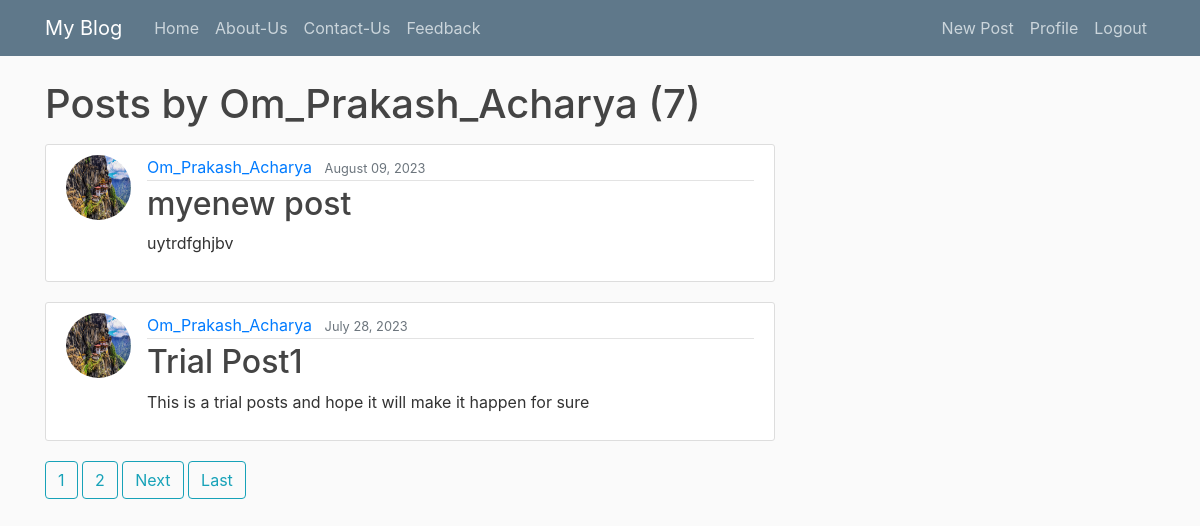
The app's page /user/Om_Prakash_Acharya with its own data.
### blog/models.py (models this page shows, shortened)
class Post(models.Model): # database will now have the table called the post and inside the post, one of the fieds that table will have will be the title.
    title=models.CharField(max_length=100)
    content=models.TextField()
    date_posted=models.DateTimeField(default=timezone.now)
    author=models.ForeignKey(User,on_delete=models.CASCADE)#it means if the usr is deleted, it delets post too.

### users/models.py (models this page shows, shortened)
class Profile(models.Model):
    user = models.OneToOneField(User, on_delete=models.CASCADE)
    image = models.ImageField(default=None, upload_to='profile_pics', blank=True, null=True)

### blog/views.py (the view)
# urls.py: path('user/<str:username>',UserPostListView.as_view(),name='user-posts'),
class UserPostListView(ListView):
     model=Post
     template_name='blog/user_posts.html'
     context_object_name= 'posts'
     ordering=['-date_posted']
     paginate_by=2 # this will only keep two pages on the screen.
     def get_queryset(self):
            username = self.kwargs.get('username')
            user = get_object_or_404(User, username=username)
            return Post.objects.filter(author=user).order_by('-date_posted')
     def get_context_data(self, **kwargs):
        context = super().get_context_data(**kwargs)
        username = self.kwargs.get('username')
        user = get_object_or_404(User, username=username)
        context['user'] = user
        return context

### blog/templates/blog/user_posts.html (shortened to what this page needs)
{% extends "blog/base.html" %}
{% block content %}
    <h1 class="mb-3">Posts by {{ view.kwargs.username }} ({{ page_obj.paginator.count }})</h1>
    {% for post in posts %}
        <article class="media content-section">
            <img class="rounded-circle article-img" src="{{ post.author.profile.image.url }}">
            <div class="media-body">
                <div class="article-metadata">
                    <a class="mr-2" href="{% url 'user-posts' post.author.username %}">{{ post.author }}</a>
                    <small class="text-muted">{{ post.date_posted|date:"F d, Y" }}</small>
                </div>
                <h2><a class="article-title" href="{% url 'post-detail' post.id %}">{{ post.title }}</a></h2>
                <p class="article-content">{{ post.content }}</p>
            </div>
        </article>
    {% empty %}
        <p>No posts found.</p>
    {% endfor %}
    {% if is_paginated %}
        {% for num in page_obj.paginator.page_range %}
            {% if page_obj.number == num %}
                <a class="btn btn-outline-info mb-4" href="?page={{ num }}">{{ num }}</a>
            {% elif num > page_obj.number|add:'-2' and num < page_obj.number|add:'2' %}
                <a class="btn btn-outline-info mb-4" href="?page={{ num }}">{{ num }}</a>
            {% endif %}
        {% endfor %}
        {% if page_obj.has_next %}
            <a class="btn btn-outline-info mb-4" href="?page={{ page_obj.next_page_number }}">Next</a>
            <a class="btn btn-outline-info mb-4" href="?page={{ page_obj.paginator.num_pages }}">Last</a>
        {% endif %}
    {% endif %}
{% endblock content %}

### blog/static/blog/main.css (style rules this page uses)
body { background: #fafafa; color: #333333; margin-top: 5rem; }
h1, h2, h3, h4, h5, h6 { color: #444444; }
.content-section { background: #ffffff; padding: 10px 20px; border: 1px solid #dddddd; border-radius: 3px; margin-bottom: 20px; }
.article-title { color: #444444; }
.article-content { white-space: pre-line; }
.article-img { height: 65px; width: 65px; margin-right: 16px; }
.article-metadata { padding-bottom: 1px; margin-bottom: 4px; border-bottom: 1px solid #e3e3e3 }

### records on screen
Post: author.profile.image (picture), author "Om_Prakash_Acharya", date_posted "August 09, 2023", title "myenew post", content "uytrdfghjbv"
Post: author.profile.image (picture), author "Om_Prakash_Acharya", date_posted "July 28, 2023", title "Trial Post1", content "This is a trial posts and hope it will make it happen for sure"

### other values on screen
{{ view.kwargs.username }} "Om_Prakash_Acharya"
{{ page_obj.paginator.count }} "7"
{{ num }} "1"
{{ num }} "2"
